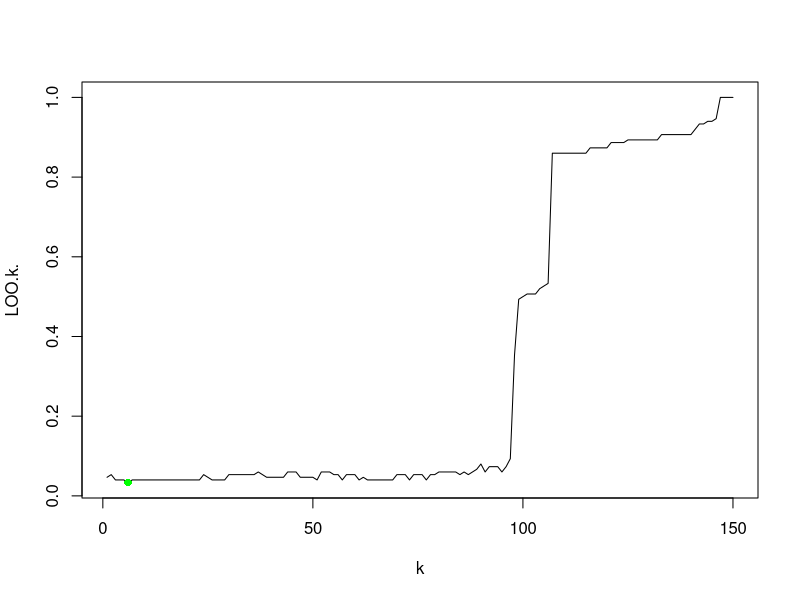

Write R code to recreate this figure.
## Евклидово расстояние
euclideanDistance <- function(u, v)
{
  sqrt(sum((u - v)^2))
}

## Сортируем объекты согласно расстояния до объекта z
sortObjectsByDist <- function(xl, z, metricFunction = euclideanDistance)
{
  l <- dim(xl)[1]
  n <- dim(xl)[2] - 1
  ## Создаём матрицу расстояний
  distances <- matrix(NA, l, 2)
  for (i in 1:l)
  {
	distances[i, ] <- c(i, metricFunction(xl[i, 1:n], z))
  }
  ## Сортируем
  orderedXl <- xl[order(distances[, 2]), ]
  return (orderedXl);
}

## Применяем метод kNN
kNN <- function(xl, z, k = c(6))
{
  ## Сортируем выборку согласно классифицируемого	объекта
  orderedXl <- sortObjectsByDist(xl, z)
  n <- dim(orderedXl)[2] - 1
  ## Получаем классы первых k соседей
  classes <- orderedXl[1:k[length(k)], n + 1]

  class <- c(seq(length(k)))

  for (i in seq(length(k)))
  {
	## Составляем таблицу(+считает общее число элементов каждого "типа") встречаемости каждого класса
	counts <- table(orderedXl[1:i,n+1])
	## Находим класс, который чаще всего встречается среди первых k соседей
	class[i] <- names(which.max(counts))
  }

  return (class)
}

looCV_kNN <- function(dat, algo) {
  l <- length(dat[[1]])
  correct <- rep(0, length(l))

  for (i in seq(l)) {
	print(i)
	trainData <- dat[-i, ]
	control <- dat[i, ]

	res <- algo(trainData, control[1:2], seq(l))
	correct <- correct + (res != control$Species)
  }

  res <- (correct/l)
  return (res)
}

demo <- function()
{
  dat <- iris[,3:5]
	res <- looCV_kNN(dat,kNN)
	
	dataRes <- as.data.frame(res)
	
	plot(data.frame("k"=seq(length(dat[[1]])), "LOO(k)"=res), type="l")
	
	minK <- which.min(dataRes$res)
	points(minK,dataRes$res[minK],type="p",pch = 16, col = "green",bg = "green")
}
demo()
